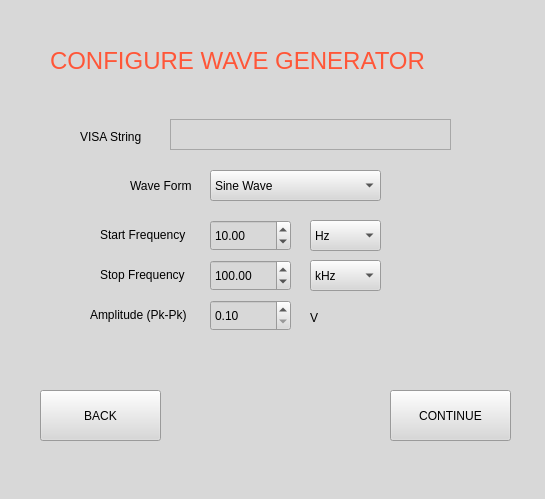
<?xml version="1.0" encoding="UTF-8"?>
<ui version="4.0">
 <class>MainWindow</class>
 <widget class="QMainWindow" name="MainWindow">
  <property name="geometry">
   <rect>
    <x>0</x>
    <y>0</y>
    <width>545</width>
    <height>499</height>
   </rect>
  </property>
  <property name="windowTitle">
   <string>MainWindow</string>
  </property>
  <property name="styleSheet">
   <string notr="true">background-color: rgb(216, 216, 216);</string>
  </property>
  <widget class="QWidget" name="centralwidget">
   <widget class="QLabel" name="label">
    <property name="geometry">
     <rect>
      <x>50</x>
      <y>30</y>
      <width>471</width>
      <height>61</height>
     </rect>
    </property>
    <property name="font">
     <font>
      <family>MS Shell Dlg 2</family>
      <pointsize>18</pointsize>
      <weight>9</weight>
      <italic>false</italic>
      <bold>false</bold>
     </font>
    </property>
    <property name="styleSheet">
     <string notr="true">font: 75 18pt &quot;MS Shell Dlg 2&quot;;
color: rgb(255, 86, 56);</string>
    </property>
    <property name="text">
     <string>CONFIGURE WAVE GENERATOR</string>
    </property>
   </widget>
   <widget class="QLabel" name="label_2">
    <property name="geometry">
     <rect>
      <x>80</x>
      <y>129</y>
      <width>91</width>
      <height>16</height>
     </rect>
    </property>
    <property name="text">
     <string>VISA String</string>
    </property>
   </widget>
   <widget class="QTextEdit" name="visaStringWave">
    <property name="geometry">
     <rect>
      <x>170</x>
      <y>119</y>
      <width>281</width>
      <height>31</height>
     </rect>
    </property>
   </widget>
   <widget class="QLabel" name="label_3">
    <property name="geometry">
     <rect>
      <x>130</x>
      <y>175</y>
      <width>71</width>
      <height>21</height>
     </rect>
    </property>
    <property name="text">
     <string>Wave Form</string>
    </property>
   </widget>
   <widget class="QComboBox" name="waveFormBox">
    <property name="geometry">
     <rect>
      <x>210</x>
      <y>170</y>
      <width>171</width>
      <height>31</height>
     </rect>
    </property>
    <item>
     <property name="text">
      <string>Sine Wave</string>
     </property>
    </item>
    <item>
     <property name="text">
      <string>Square Wave</string>
     </property>
    </item>
    <item>
     <property name="text">
      <string>Triangle Wave</string>
     </property>
    </item>
   </widget>
   <widget class="QLabel" name="label_4">
    <property name="geometry">
     <rect>
      <x>100</x>
      <y>219</y>
      <width>91</width>
      <height>31</height>
     </rect>
    </property>
    <property name="text">
     <string>Start Frequency</string>
    </property>
   </widget>
   <widget class="QLabel" name="label_5">
    <property name="geometry">
     <rect>
      <x>100</x>
      <y>259</y>
      <width>91</width>
      <height>31</height>
     </rect>
    </property>
    <property name="text">
     <string>Stop Frequency</string>
    </property>
   </widget>
   <widget class="QLabel" name="label_6">
    <property name="geometry">
     <rect>
      <x>90</x>
      <y>299</y>
      <width>111</width>
      <height>31</height>
     </rect>
    </property>
    <property name="text">
     <string>Amplitude (Pk-Pk)</string>
    </property>
   </widget>
   <widget class="QLabel" name="nln">
    <property name="geometry">
     <rect>
      <x>310</x>
      <y>310</y>
      <width>21</width>
      <height>16</height>
     </rect>
    </property>
    <property name="text">
     <string>V</string>
    </property>
   </widget>
   <widget class="QPushButton" name="continueButton">
    <property name="geometry">
     <rect>
      <x>390</x>
      <y>390</y>
      <width>121</width>
      <height>51</height>
     </rect>
    </property>
    <property name="text">
     <string>CONTINUE</string>
    </property>
   </widget>
   <widget class="QLabel" name="errorLabel">
    <property name="geometry">
     <rect>
      <x>120</x>
      <y>350</y>
      <width>271</width>
      <height>16</height>
     </rect>
    </property>
    <property name="text">
     <string/>
    </property>
   </widget>
   <widget class="QComboBox" name="startFreqMult">
    <property name="geometry">
     <rect>
      <x>310</x>
      <y>220</y>
      <width>71</width>
      <height>31</height>
     </rect>
    </property>
    <item>
     <property name="text">
      <string>Hz</string>
     </property>
    </item>
    <item>
     <property name="text">
      <string>kHz</string>
     </property>
    </item>
    <item>
     <property name="text">
      <string>MHz</string>
     </property>
    </item>
   </widget>
   <widget class="QComboBox" name="stopFreqMult">
    <property name="geometry">
     <rect>
      <x>310</x>
      <y>260</y>
      <width>71</width>
      <height>31</height>
     </rect>
    </property>
    <property name="currentIndex">
     <number>1</number>
    </property>
    <item>
     <property name="text">
      <string>Hz</string>
     </property>
    </item>
    <item>
     <property name="text">
      <string>kHz</string>
     </property>
    </item>
    <item>
     <property name="text">
      <string>MHz</string>
     </property>
    </item>
   </widget>
   <widget class="QDoubleSpinBox" name="startFreqBox">
    <property name="geometry">
     <rect>
      <x>210</x>
      <y>220</y>
      <width>81</width>
      <height>31</height>
     </rect>
    </property>
    <property name="minimum">
     <double>1.000000000000000</double>
    </property>
    <property name="maximum">
     <double>99999999.989999994635582</double>
    </property>
    <property name="value">
     <double>10.000000000000000</double>
    </property>
   </widget>
   <widget class="QDoubleSpinBox" name="stopFreqBox">
    <property name="geometry">
     <rect>
      <x>210</x>
      <y>260</y>
      <width>81</width>
      <height>31</height>
     </rect>
    </property>
    <property name="maximum">
     <double>99999999.989999994635582</double>
    </property>
    <property name="value">
     <double>100.000000000000000</double>
    </property>
   </widget>
   <widget class="QDoubleSpinBox" name="ampBox">
    <property name="geometry">
     <rect>
      <x>210</x>
      <y>300</y>
      <width>81</width>
      <height>31</height>
     </rect>
    </property>
    <property name="minimum">
     <double>0.100000000000000</double>
    </property>
    <property name="maximum">
     <double>30.000000000000000</double>
    </property>
   </widget>
   <widget class="QPushButton" name="backButton">
    <property name="geometry">
     <rect>
      <x>40</x>
      <y>390</y>
      <width>121</width>
      <height>51</height>
     </rect>
    </property>
    <property name="text">
     <string>BACK</string>
    </property>
   </widget>
  </widget>
  <widget class="QMenuBar" name="menubar">
   <property name="geometry">
    <rect>
     <x>0</x>
     <y>0</y>
     <width>545</width>
     <height>26</height>
    </rect>
   </property>
  </widget>
  <widget class="QStatusBar" name="statusbar"/>
 </widget>
 <resources/>
 <connections/>
</ui>
